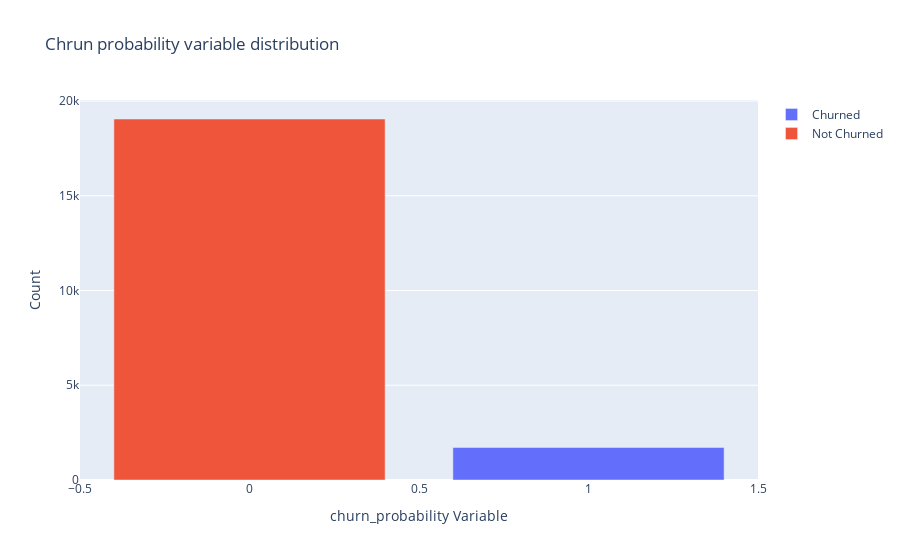

Notebook code for this chart:
### Markdown cell above
## 4. Exploratory Data Analysis/Data Visualization

### Code cell
#Number of churn in the current data representing high value customers

tr0 = go.Bar(
            x = Telecom_df_filtered[Telecom_df_filtered["churn_probability"]== 1]["churn_probability"].value_counts().index.values,
            y = Telecom_df_filtered[Telecom_df_filtered["churn_probability"]== 1]["churn_probability"].value_counts().values,
            name='Churned'
    )

tr1 = go.Bar(
            x = Telecom_df_filtered[Telecom_df_filtered["churn_probability"]== 0]["churn_probability"].value_counts().index.values,
            y = Telecom_df_filtered[Telecom_df_filtered["churn_probability"]== 0]["churn_probability"].value_counts().values,
            name='Not Churned'
    )

data = [tr0, tr1]

layout = go.Layout(
    
)

layout = go.Layout(
    yaxis=dict(
        title='Count'
    ),
    xaxis=dict(
        title='churn_probability Variable'
    ),
    title='Chrun probability variable distribution'
)

fig = go.Figure(data=data, layout=layout)


py.iplot(fig, filename='grouped-bar')

### Figure 1 — Plotly figure (JSON) as saved in the notebook; plotly's stock layout.template omitted (floating-point values rounded to 4 significant figures)
{"data": [{"name": "Churned", "type": "bar", "x": [1], "y": [1717]}, {"name": "Not Churned", "type": "bar", "x": [0], "y": [19051]}], "layout": {"title": {"text": "Chrun probability variable distribution"}, "xaxis": {"title": {"text": "churn_probability Variable"}}, "yaxis": {"title": {"text": "Count"}}}}
